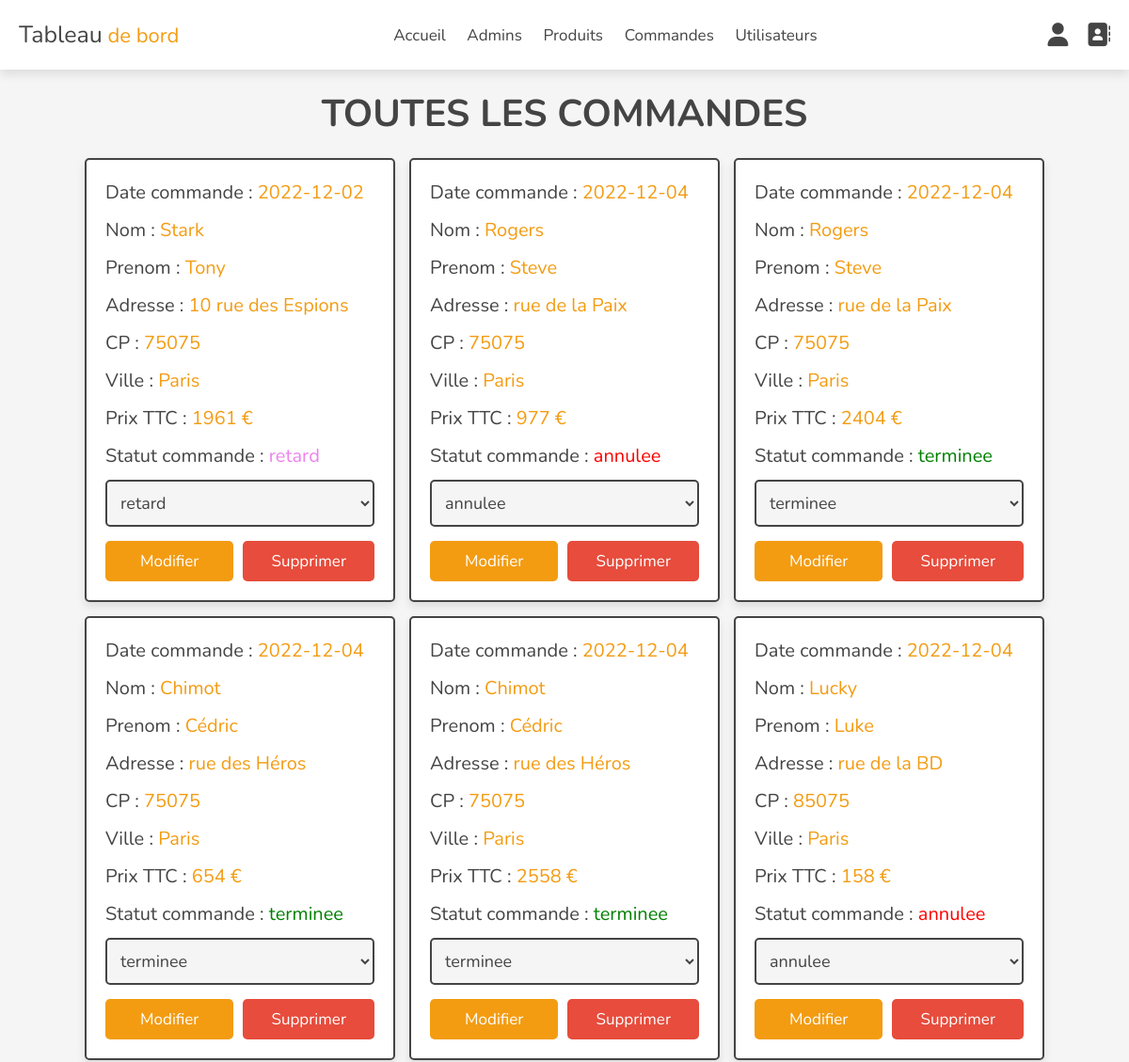
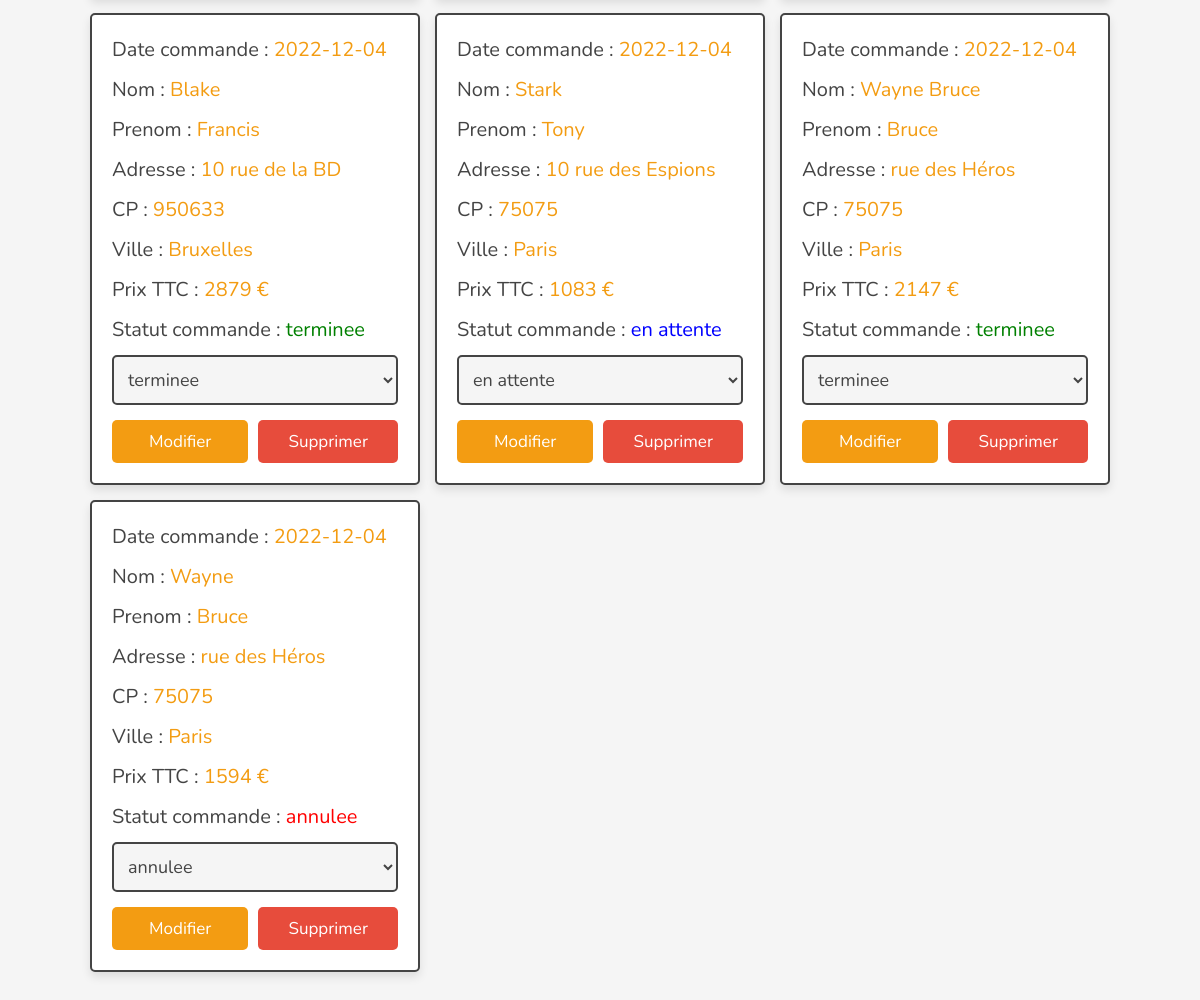
/admin/placed_orders.php (signed in), run on the app's committed database (2 pictures, top to bottom).
### tables this page shows
CREATE TABLE `orders` (
  `id` int(100) NOT NULL,
  `user_id` int(100) NOT NULL,
  `nom` varchar(20) NOT NULL,
  `prenom` varchar(50) NOT NULL,
  `telephone` varchar(10) NOT NULL,
  `adresse` varchar(50) NOT NULL,
  `cp` varchar(50) NOT NULL,
  `ville` varchar(50) NOT NULL,
  `total_produits` varchar(1000) NOT NULL,
  `prixTTC` int(100) NOT NULL,
  `date_commande` date NOT NULL DEFAULT current_timestamp(),
  `statut_commande` varchar(20) NOT NULL DEFAULT 'en attente'
);

### admin/placed_orders.php (the view, shortened to what this page needs)
<?php
include '../components/connect.php';
?>
<!DOCTYPE html>
<html lang="en">
<head>
   <link rel="stylesheet" href="https://cdnjs.cloudflare.com/ajax/libs/font-awesome/6.1.1/css/all.min.css">
   <link rel="stylesheet" href="assets/css/admin_style.css">
</head>
<body>
   <?php include '../components/admin_header.php'; ?>
   <section class="orders">
      <h1 class="heading">Toutes les commandes</h1>
      <div class="box-container">
         <?php
         $select_orders = $conn->prepare("SELECT * FROM `orders`");
         $select_orders->execute();
         if ($select_orders->rowCount() > 0) {
            while ($fetch_orders = $select_orders->fetch(PDO::FETCH_ASSOC)) {
         ?>
               <div class="box">
                  <p> Date commande : <span><?= $fetch_orders['date_commande']; ?></span> </p>
                  <p> Nom : <span><?= $fetch_orders['nom']; ?></span> </p>
                  <p> Prenom : <span><?= $fetch_orders['prenom']; ?></span> </p>
                  <p> Adresse : <span><?= $fetch_orders['adresse']; ?></span> </p>
                  <p> CP : <span><?= $fetch_orders['cp']; ?></span> </p>
                  <p> Ville : <span><?= $fetch_orders['ville']; ?></span> </p>
                  <p> Prix TTC : <span><?= $fetch_orders['prixTTC']; ?> €</span> </p>
                  <p> Statut commande :
                     <span style="color:<?php if ($fetch_orders['statut_commande'] == 'en attente') {
                                             echo 'blue';
                                          } elseif ($fetch_orders['statut_commande'] == 'terminee') {
                                             echo 'green';
                                          } elseif ($fetch_orders['statut_commande'] == 'retard') {
                                             echo 'violet';
                                          } elseif ($fetch_orders['statut_commande'] == 'annulee') {
                                             echo 'red';
                                          }; ?>"><?= $fetch_orders['statut_commande']; ?>
                     </span>
                  </p>
                  <form action="" method="post">
                     <select name="statut_commande" class="select">
                        <option selected disabled><?= $fetch_orders['statut_commande']; ?></option>
                     </select>
                     <div class="flex-btn">
                        <input type="submit" value="Modifier" class="option-btn" name="update_statut">
                        <a href="placed_orders.php?delete=<?= $fetch_orders['id']; ?>" class="delete-btn" onclick="return confirm('Supprimer cette commande ?');">Supprimer</a>
                     </div>
                  </form>
               </div>
         <?php
            }
         } else {
            echo '<p class="empty">Aucune commandes en cours !</p>';
         }
         ?>
      </div>
   </section>
</body>
</html>

### admin/assets/css/admin_style.css (style rules this page uses)
:root { --main-color:#2980b9; --orange:#f39c12; --red:#e74c3c; --black:#444; --white:#fff; --light-color:#777; --light-bg:#f5f5f5; --border:.2rem solid var(--black); --box-shadow:0 .5rem 1rem rgba(0,0,0,.1); }
* { font-family: 'Nunito', sans-serif; margin:0; padding:0; box-sizing: border-box; outline: none; border:none; text-decoration: none; }
html { font-size: 62.5%; overflow-x: hidden; }
body { background-color: var(--light-bg); padding-bottom: 10rem; }
section { padding:2rem; max-width: 1200px; margin:0 auto; }
.heading { font-size: 4rem; color:var(--black); margin-bottom: 2rem; text-align: center; text-transform: uppercase; }
.btn, .delete-btn, .option-btn { display: block; width: 100%; margin-top: 1rem; border-radius: .5rem; padding:1rem 3rem; font-size: 1.7rem; color:var(--white); cursor: pointer; text-align: center; }
.option-btn { background-color: var(--orange); }
.delete-btn { background-color: var(--red); }
.flex-btn { display: flex; gap:1rem; }
.orders .box-container { display: grid; grid-template-columns: repeat(auto-fit, 33rem); gap:1.5rem; align-items: flex-start; justify-content: center; }
.orders .box-container .box { padding:2rem; padding-top: 1rem; border-radius: .5rem; border:var(--border); background-color: var(--white); box-shadow: var(--box-shadow); }
.orders .box-container .box p { line-height: 1.5; font-size: 2rem; color:var(--black); margin:1rem 0; }
.orders .box-container .box p span { color:var(--orange); }
.orders .box-container .select { margin-bottom: .5rem; width: 100%; background-color: var(--light-bg); padding:1rem; font-size: 1.8rem; color:var(--black); border-radius: .5rem; border:var(--border); }

### data on the page
orders: date_commande "2022-12-02", nom "Stark", prenom "Tony", adresse "10 rue des Espions", cp "75075", ville "Paris", prixTTC "1961", statut_commande "retard"
orders: date_commande "2022-12-04", nom "Rogers", prenom "Steve", adresse "rue de la Paix", cp "75075", ville "Paris", prixTTC "977", statut_commande "annulee"
orders: date_commande "2022-12-04", nom "Rogers", prenom "Steve", adresse "rue de la Paix", cp "75075", ville "Paris", prixTTC "2404", statut_commande "terminee"
orders: date_commande "2022-12-04", nom "Chimot", prenom "Cédric", adresse "rue des Héros", cp "75075", ville "Paris", prixTTC "654", statut_commande "terminee"
orders: date_commande "2022-12-04", nom "Chimot", prenom "Cédric", adresse "rue des Héros", cp "75075", ville "Paris", prixTTC "2558", statut_commande "terminee"
orders: date_commande "2022-12-04", nom "Lucky", prenom "Luke", adresse "rue de la BD", cp "85075", ville "Paris", prixTTC "158", statut_commande "annulee"
orders: date_commande "2022-12-04", nom "Blake", prenom "Francis", adresse "10 rue de la BD", cp "950633", ville "Bruxelles", prixTTC "2879", statut_commande "terminee"
orders: date_commande "2022-12-04", nom "Stark", prenom "Tony", adresse "10 rue des Espions", cp "75075", ville "Paris", prixTTC "1083", statut_commande "en attente"
orders: date_commande "2022-12-04", nom "Wayne Bruce", prenom "Bruce", adresse "rue des Héros", cp "75075", ville "Paris", prixTTC "2147", statut_commande "terminee"
orders: date_commande "2022-12-04", nom "Wayne", prenom "Bruce", adresse "rue des Héros", cp "75075", ville "Paris", prixTTC "1594", statut_commande "annulee"
